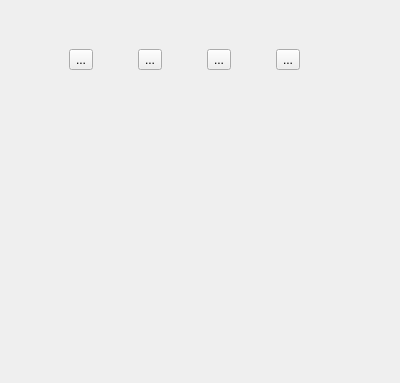
<?xml version="1.0" encoding="UTF-8"?>
<ui version="4.0">
 <class>PageSeq</class>
 <widget class="QWidget" name="PageSeq">
  <property name="geometry">
   <rect>
    <x>0</x>
    <y>0</y>
    <width>400</width>
    <height>383</height>
   </rect>
  </property>
  <property name="windowTitle">
   <string>Form</string>
  </property>
  <widget class="QWidget" name="horizontalLayoutWidget">
   <property name="geometry">
    <rect>
     <x>30</x>
     <y>20</y>
     <width>311</width>
     <height>80</height>
    </rect>
   </property>
   <layout class="QHBoxLayout" name="horizontalLayout">
    <item>
     <widget class="QToolButton" name="add">
      <property name="text">
       <string>...</string>
      </property>
      <property name="icon">
       <iconset>
        <normaloff>:/images/add_dw.png</normaloff>:/images/add_dw.png</iconset>
      </property>
     </widget>
    </item>
    <item>
     <widget class="QToolButton" name="remove">
      <property name="text">
       <string>...</string>
      </property>
      <property name="icon">
       <iconset>
        <normaloff>:/images/delete_on.png</normaloff>:/images/delete_on.png</iconset>
      </property>
      <property name="iconSize">
       <size>
        <width>48</width>
        <height>48</height>
       </size>
      </property>
     </widget>
    </item>
    <item>
     <widget class="QToolButton" name="down">
      <property name="text">
       <string>...</string>
      </property>
      <property name="icon">
       <iconset>
        <normaloff>:/images/movedown_on.png</normaloff>:/images/movedown_on.png</iconset>
      </property>
     </widget>
    </item>
    <item>
     <widget class="QToolButton" name="up">
      <property name="text">
       <string>...</string>
      </property>
      <property name="icon">
       <iconset>
        <normaloff>:/images/moveup_on.png</normaloff>:/images/moveup_on.png</iconset>
      </property>
     </widget>
    </item>
   </layout>
  </widget>
  <widget class="QWidget" name="verticalLayoutWidget">
   <property name="geometry">
    <rect>
     <x>30</x>
     <y>120</y>
     <width>311</width>
     <height>251</height>
    </rect>
   </property>
   <layout class="QVBoxLayout" name="list"/>
  </widget>
 </widget>
 <resources/>
 <connections/>
</ui>
